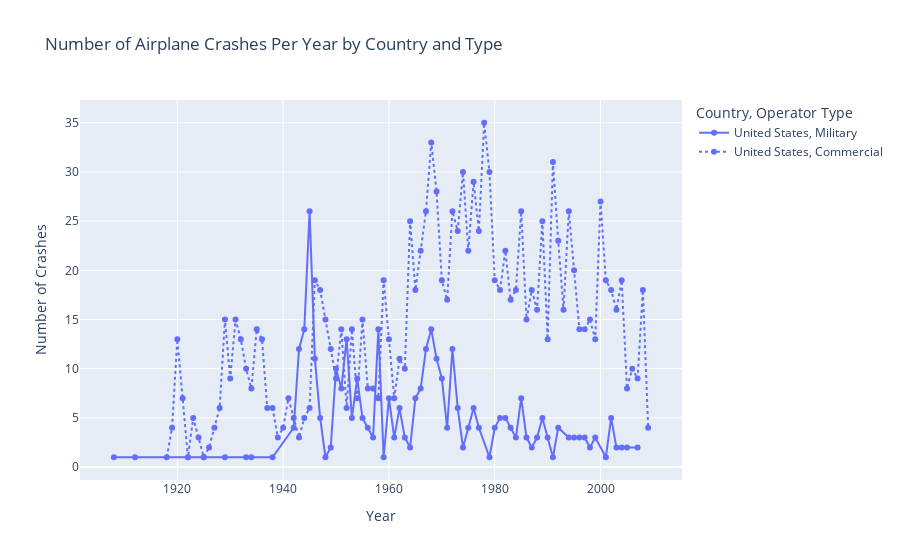

Notebook code cell kept with this figure:
### Code cell
# Identify the top 5 countries with the highest total number of crashes

top_countries = crashes['Country'].value_counts().nlargest(1).index

# Filter the crashes DataFrame to include only the top 5 countries

# First, create a copy of the filtered DataFrame to avoid modifying the original one
top_crashes = crashes[crashes['Country'].isin(top_countries)].copy()

# Then use `.loc` to set values in the 'Type' column
top_crashes.loc[:, 'Type'] = top_crashes['Operator'].apply(lambda x: 'Military' if 'Military' in x else 'Commercial')


# Categorize each crash

# Group by 'Year', 'Country' and 'Type' and count the number of crashes
crashes_per_year_country_type = top_crashes.groupby(['Year', 'Country', 'Type']).size().reset_index(name='Number of Crashes')

# Create an interactive plot using Plotly Express
fig = px.line(crashes_per_year_country_type, 
              x='Year', 
              y='Number of Crashes', 
              color='Country',  # Differentiate lines by 'Country'
              line_dash='Type',  # Differentiate lines by 'Type' using different dash styles
              title='Number of Airplane Crashes Per Year by Country and Type',
              markers=True,  # To add markers to the lines
              labels={'Number of Crashes': 'Number of Crashes', 'Year': 'Year', 'Type': 'Operator Type'})

# Show the figure
fig.show()

### Figure 1 — Plotly figure (JSON) as saved in the notebook; plotly's stock layout.template omitted (floating-point values rounded to 4 significant figures)
{"data": [{"hovertemplate": "Country=United States<br>Operator Type=Military<br>Year=%{x}<br>Number of Crashes=%{y}<extra></extra>", "legendgroup": "United States, Military", "line": {"color": "#636efa", "dash": "solid"}, "marker": {"symbol": "circle"}, "mode": "lines+markers", "name": "United States, Military", "orientation": "v", "showlegend": true, "type": "scatter", "x": [1908, 1912, 1922, 1925, 1929, 1933, 1934, 1938, 1942, 1943, 1944, 1945, 1946, 1947, 1948, 1949, 1950, 1951, 1952, 1953, 1954, 1955, 1956, 1957, 1958, 1959, 1960, 1961, 1962, 1963, 1964, 1965, 1966, 1967, 1968, 1969, 1970, 1971, 1972, 1973, 1974, 1975, 1976, 1977, 1979, 1980, 1981, 1982, 1983, 1984, 1985, 1986, 1987, 1988, 1989, 1990, 1991, 1992, 1994, 1995, 1996, 1997, 1998, 1999, 2001, 2002, 2003, 2004, 2005, 2007], "xaxis": "x", "y": [1, 1, 1, 1, 1, 1, 1, 1, 4, 12, 14, 26, 11, 5, 1, 2, 10, 8, 13, 5, 9, 5, 4, 3, 14, 1, 7, 3, 6, 3, 2, 7, 8, 12, 14, 11, 9, 4, 12, 6, 2, 4, 6, 4, 1, 4, 5, 5, 4, 3, 7, 3, 2, 3, 5, 3, 1, 4, 3, 3, 3, 3, 2, 3, 1, 5, 2, 2, 2, 2], "yaxis": "y"}, {"hovertemplate": "Country=United States<br>Operator Type=Commercial<br>Year=%{x}<br>Number of Crashes=%{y}<extra></extra>", "legendgroup": "United States, Commercial", "line": {"color": "#636efa", "dash": "dot"}, "marker": {"symbol": "circle"}, "mode": "lines+markers", "name": "United States, Commercial", "orientation": "v", "showlegend": true, "type": "scatter", "x": [1918, 1919, 1920, 1921, 1922, 1923, 1924, 1925, 1926, 1927, 1928, 1929, 1930, 1931, 1932, 1933, 1934, 1935, 1936, 1937, 1938, 1939, 1940, 1941, 1942, 1943, 1944, 1945, 1946, 1947, 1948, 1949, 1950, 1951, 1952, 1953, 1954, 1955, 1956, 1957, 1958, 1959, 1960, 1961, 1962, 1963, 1964, 1965, 1966, 1967, 1968, 1969, 1970, 1971, 1972, 1973, 1974, 1975, 1976, 1977, 1978, 1979, 1980, 1981, 1982, 1983, 1984, 1985, 1986, 1987, 1988, 1989, 1990, 1991, 1992, 1993, 1994, 1995, 1996, 1997, 1998, 1999, 2000, 2001, 2002, 2003, 2004, 2005, 2006, 2007, 2008, 2009], "xaxis": "x", "y": [1, 4, 13, 7, 1, 5, 3, 1, 2, 4, 6, 15, 9, 15, 13, 10, 8, 14, 13, 6, 6, 3, 4, 7, 5, 3, 5, 6, 19, 18, 15, 12, 9, 14, 6, 14, 7, 15, 8, 8, 7, 19, 13, 7, 11, 10, 25, 18, 22, 26, 33, 28, 19, 17, 26, 24, 30, 22, 29, 24, 35, 30, 19, 18, 22, 17, 18, 26, 15, 18, 16, 25, 13, 31, 23, 16, 26, 20, 14, 14, 15, 13, 27, 19, 18, 16, 19, 8, 10, 9, 18, 4], "yaxis": "y"}], "layout": {"legend": {"title": {"text": "Country, Operator Type"}, "tracegroupgap": 0}, "title": {"text": "Number of Airplane Crashes Per Year by Country and Type"}, "xaxis": {"anchor": "y", "domain": [0, 1], "title": {"text": "Year"}}, "yaxis": {"anchor": "x", "domain": [0, 1], "title": {"text": "Number of Crashes"}}}}
